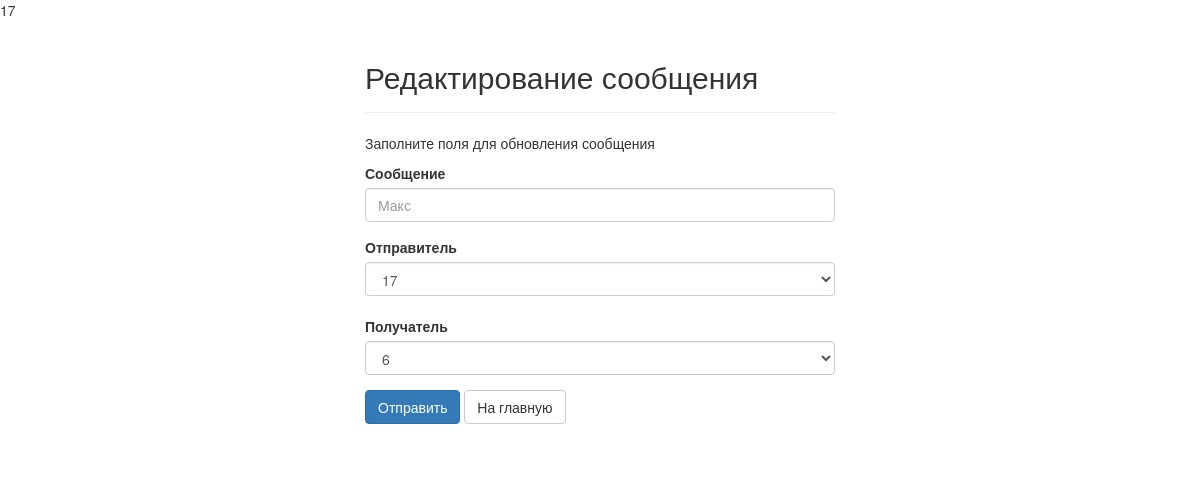
/update_message.php?id=4, run on the app's committed database.
### tables this page shows
CREATE TABLE `messages` (
  `id` int(11) NOT NULL,
  `user_id` int(11) NOT NULL,
  `to_user_id` int(11) NOT NULL,
  `message` text NOT NULL,
  `created` datetime NOT NULL DEFAULT CURRENT_TIMESTAMP
);

### update_message.php (the view, shortened to what this page needs)
<?php
require_once "config.php";
if(isset($_GET["id"]) && !empty($_GET["id"])){
    $id = $_GET["id"];
    $text_mess = mysqli_fetch_row(mysqli_query($link, "SELECT message FROM messages WHERE id = $id "));
    $from_user = mysqli_fetch_row(mysqli_query($link, "SELECT user_id FROM messages WHERE id = $id "));
    $to_user = mysqli_fetch_row(mysqli_query($link, "SELECT to_user_id FROM messages WHERE id = $id "));
}
$res = mysqli_query($link, "SELECT id FROM users ");
$users_id = Array();
$i = 0;
while($row = mysqli_fetch_array($res)){
    $users_id[$i] = $row['id'];
    $i++;
}
?>
<!DOCTYPE html>
<html lang="en">
<head>
    <link rel="stylesheet" href="https://maxcdn.bootstrapcdn.com/bootstrap/3.3.7/css/bootstrap.css">
</head>
<body>
    <div class="wrapper">
        <div class="container-fluid">
            <div class="row">
                <div class="col-md-12">
                    <div class="page-header">
                        <h2>Редактирование сообщения</h2>
                    </div>
                    <p>Заполните поля для обновления сообщения</p>
                    <form method="post" action="">
                        <div class="form-group ">
                            <label>Сообщение</label>
                            <input type="text" name="message" class="form-control"
                                placeholder="<?php echo $text_mess[0] ?>">
                        </div>
                        <div class="form-group ">
                            <label>Отправитель</label>
                            <select name="user_id" class="form-control">
                                <?php
                                foreach($users_id as $v){
                                    if ($from_user[0] == $v){
                                        echo '<option selected>' . $v . '</option>' ;
                                    }else{
                                        echo '<option>' . $v . '</option>' ;
                                    }
                                }
                            ?>
                            </select>
                            <br>
                            <label>Получатель</label>
                            <select name="to_user_id" class="form-control">
                                <?php
                                foreach($users_id as $v){
                                    if ($to_user[0] == $v){
                                        echo '<option selected>' . $v . '</option>' ;
                                    }else{
                                        echo '<option>' . $v . '</option>' ;
                                    }
                                }
                            ?>
                            </select>
                        </div>
                        <input type="submit" class="btn btn-primary" value="Отправить">
                        <a href="index.php" class="btn btn-default">На главную</a>
                    </form>
                    <br>
                </div>
            </div>
        </div>
    </div>
</body>
</html>

### update_message.php (style rules this page uses)
.wrapper { width: 500px; margin: 0 auto; }

### data on the page
messages: message "Макс", user_id "17", to_user_id "6"
